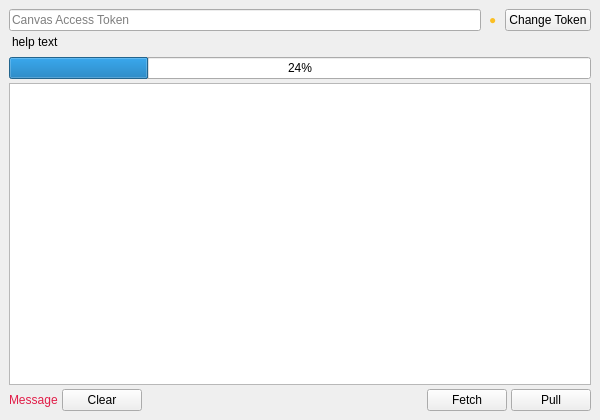
<?xml version="1.0" encoding="UTF-8"?>
<ui version="4.0">
 <class>App</class>
 <widget class="QMainWindow" name="App">
  <property name="geometry">
   <rect>
    <x>0</x>
    <y>0</y>
    <width>600</width>
    <height>420</height>
   </rect>
  </property>
  <property name="windowTitle">
   <string>Canvas Sync</string>
  </property>
  <widget class="QWidget" name="centralwidget">
   <layout class="QVBoxLayout" name="verticalLayout">
    <property name="spacing">
     <number>4</number>
    </property>
    <item>
     <layout class="QHBoxLayout" name="horizontalLayout_2">
      <property name="spacing">
       <number>8</number>
      </property>
      <property name="topMargin">
       <number>0</number>
      </property>
      <item>
       <widget class="QLineEdit" name="access_token_input">
        <property name="contextMenuPolicy">
         <enum>Qt::PreventContextMenu</enum>
        </property>
        <property name="echoMode">
         <enum>QLineEdit::Password</enum>
        </property>
        <property name="placeholderText">
         <string>Canvas Access Token</string>
        </property>
       </widget>
      </item>
      <item>
       <widget class="QLabel" name="auth_indicator">
        <property name="styleSheet">
         <string notr="true">color: #16a34a;
color: #fbbf24;</string>
        </property>
        <property name="text">
         <string>●</string>
        </property>
       </widget>
      </item>
      <item>
       <widget class="QPushButton" name="change_token_button">
        <property name="sizePolicy">
         <sizepolicy hsizetype="Fixed" vsizetype="Fixed">
          <horstretch>0</horstretch>
          <verstretch>0</verstretch>
         </sizepolicy>
        </property>
        <property name="minimumSize">
         <size>
          <width>80</width>
          <height>0</height>
         </size>
        </property>
        <property name="baseSize">
         <size>
          <width>0</width>
          <height>0</height>
         </size>
        </property>
        <property name="text">
         <string>Change Token</string>
        </property>
       </widget>
      </item>
     </layout>
    </item>
    <item>
     <widget class="QLabel" name="help_text">
      <property name="contextMenuPolicy">
       <enum>Qt::NoContextMenu</enum>
      </property>
      <property name="styleSheet">
       <string notr="true">margin-bottom: 4px;</string>
      </property>
      <property name="text">
       <string>help text</string>
      </property>
      <property name="wordWrap">
       <bool>true</bool>
      </property>
      <property name="openExternalLinks">
       <bool>true</bool>
      </property>
     </widget>
    </item>
    <item>
     <widget class="QProgressBar" name="download_progress">
      <property name="value">
       <number>24</number>
      </property>
     </widget>
    </item>
    <item>
     <widget class="TreeView" name="tree_view">
      <property name="editTriggers">
       <set>QAbstractItemView::NoEditTriggers</set>
      </property>
      <property name="selectionBehavior">
       <enum>QAbstractItemView::SelectItems</enum>
      </property>
      <property name="uniformRowHeights">
       <bool>true</bool>
      </property>
     </widget>
    </item>
    <item>
     <layout class="QHBoxLayout" name="horizontalLayout">
      <property name="topMargin">
       <number>0</number>
      </property>
      <item>
       <widget class="QLabel" name="message">
        <property name="styleSheet">
         <string notr="true">color: #e11d48;</string>
        </property>
        <property name="text">
         <string>Message</string>
        </property>
       </widget>
      </item>
      <item>
       <widget class="QPushButton" name="clear_button">
        <property name="minimumSize">
         <size>
          <width>80</width>
          <height>0</height>
         </size>
        </property>
        <property name="maximumSize">
         <size>
          <width>80</width>
          <height>16777215</height>
         </size>
        </property>
        <property name="text">
         <string>Clear</string>
        </property>
       </widget>
      </item>
      <item>
       <spacer name="button_spacer">
        <property name="orientation">
         <enum>Qt::Horizontal</enum>
        </property>
        <property name="sizeHint" stdset="0">
         <size>
          <width>40</width>
          <height>20</height>
         </size>
        </property>
       </spacer>
      </item>
      <item>
       <widget class="OneShotButton" name="fetch_button">
        <property name="minimumSize">
         <size>
          <width>80</width>
          <height>0</height>
         </size>
        </property>
        <property name="maximumSize">
         <size>
          <width>80</width>
          <height>16777215</height>
         </size>
        </property>
        <property name="text">
         <string>Fetch</string>
        </property>
       </widget>
      </item>
      <item>
       <widget class="OneShotButton" name="pull_button">
        <property name="enabled">
         <bool>true</bool>
        </property>
        <property name="sizePolicy">
         <sizepolicy hsizetype="Fixed" vsizetype="Fixed">
          <horstretch>0</horstretch>
          <verstretch>0</verstretch>
         </sizepolicy>
        </property>
        <property name="minimumSize">
         <size>
          <width>80</width>
          <height>0</height>
         </size>
        </property>
        <property name="text">
         <string>Pull</string>
        </property>
        <property name="icon">
         <iconset resource="assets.qrc">
          <normaloff>:/assets/chevron-down.svg</normaloff>:/assets/chevron-down.svg</iconset>
        </property>
       </widget>
      </item>
     </layout>
    </item>
   </layout>
  </widget>
 </widget>
 <customwidgets>
  <customwidget>
   <class>TreeView</class>
   <extends>QTreeView</extends>
   <header>csync/tree_view.h</header>
  </customwidget>
  <customwidget>
   <class>OneShotButton</class>
   <extends>QPushButton</extends>
   <header>csui/oneshotbutton.h</header>
  </customwidget>
 </customwidgets>
 <resources>
  <include location="assets.qrc"/>
 </resources>
 <connections/>
</ui>
